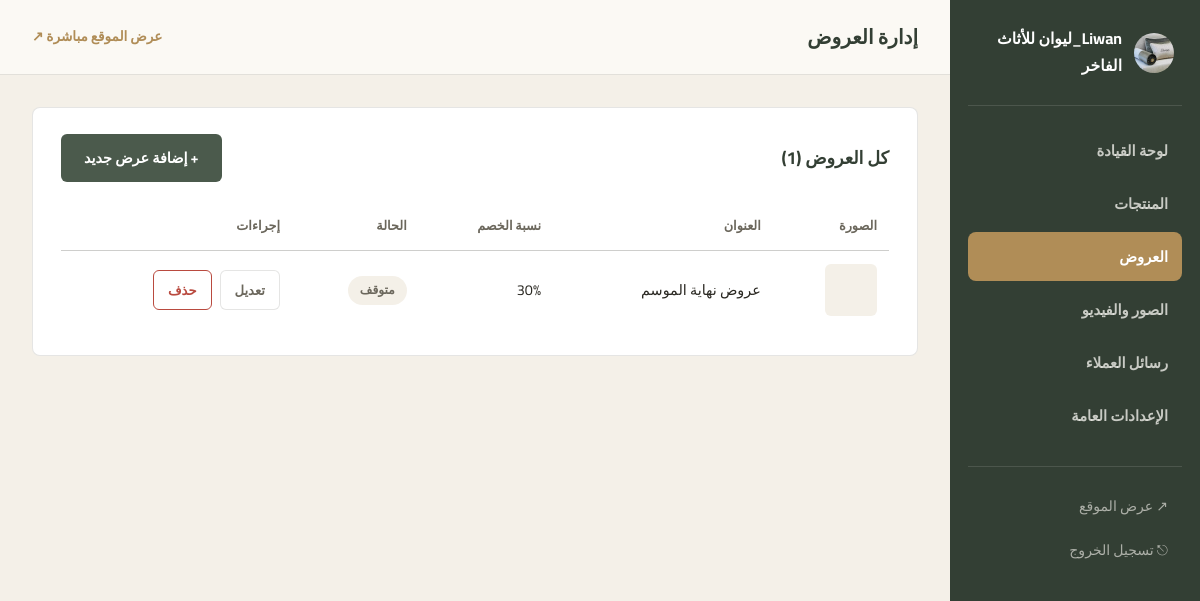
Page /admin/offers (signed in) on the committed database.
### tables this page shows
CREATE TABLE settings (
    id INTEGER PRIMARY KEY CHECK (id = 1),
    site_name TEXT NOT NULL DEFAULT 'ليفان للأثاث الفاخر',
    tagline TEXT NOT NULL DEFAULT 'حيث يلتقي الفخامة بالراحة',
    logo_path TEXT NOT NULL DEFAULT 'images/logo.jpg',
    phone TEXT NOT NULL DEFAULT '0927569139',
    whatsapp_number TEXT NOT NULL DEFAULT '218927569139',
    address TEXT NOT NULL DEFAULT 'طرابلس، ليبيا',
    about_text TEXT NOT NULL DEFAULT 'نقدم أثاثًا فاخرًا مصنوعًا بعناية فائقة من أجود الأقمشة والخامات، لنجعل من منزلك تحفة من الراحة والأناقة.',
    facebook_url TEXT DEFAULT '',
    instagram_url TEXT DEFAULT ''
);

CREATE TABLE offers (
    id INTEGER PRIMARY KEY AUTOINCREMENT,
    title TEXT NOT NULL,
    description TEXT DEFAULT '',
    image_path TEXT DEFAULT '',
    discount_percent INTEGER DEFAULT 0,
    is_active INTEGER DEFAULT 1,
    created_at TEXT DEFAULT (datetime('now'))
);

### app.py (the view)
@app.route("/admin/offers")
@login_required
def admin_offers():
    rows = db.get_db().execute("SELECT * FROM offers ORDER BY created_at DESC").fetchall()
    return render_template("admin/offers.html", offers=rows)

### app.py (called while the page is built)
def get_settings():
    row = db.get_db().execute("SELECT * FROM settings WHERE id = 1").fetchone()
    return row

@app.context_processor
def inject_globals():
    unread = 0
    if session.get("admin_id"):
        unread = db.get_db().execute(
            "SELECT COUNT(*) c FROM messages WHERE is_read = 0"
        ).fetchone()["c"]
    return {"site": get_settings(), "current_year": datetime.now().year, "unread_messages": unread}

def login_required(view):
    @functools.wraps(view)
    def wrapped(*args, **kwargs):
        if not session.get("admin_id"):
            return redirect(url_for("admin_login", next=request.path))
        return view(*args, **kwargs)
    return wrapped

### db.py (called while the page is built)
def get_db():
    if "db" not in g:
        g.db = sqlite3.connect(DATABASE)
        g.db.row_factory = sqlite3.Row
        g.db.execute("PRAGMA foreign_keys = ON")
    return g.db

### templates/admin/offers.html (shortened to what this page needs)
{% extends "admin/base_admin.html" %}
{% block page_title %}إدارة العروض{% endblock %}
{% block admin_content %}
<div class="panel">
  <div class="panel-head">
    <h2>كل العروض ({{ offers|length }})</h2>
    <a href="{{ url_for('admin_offer_new') }}" class="btn btn-primary">+ إضافة عرض جديد</a>
  </div>
  {% if offers %}
  <table>
    <thead>
      <tr><th>الصورة</th><th>العنوان</th><th>نسبة الخصم</th><th>الحالة</th><th>إجراءات</th></tr>
    </thead>
    <tbody>
      {% for o in offers %}
      <tr>
        <td>
          {% if o.image_path %}
            <img class="table-thumb" src="{{ url_for('static', filename=o.image_path) }}" alt="{{ o.title }}">
          {% else %}
            <div class="table-thumb"></div>
          {% endif %}
        </td>
        <td>{{ o.title }}</td>
        <td>{{ o.discount_percent }}%</td>
        <td>
          {% if o.is_active %}<span class="pill pill-success">نشط</span>
          {% else %}<span class="pill pill-muted">متوقف</span>{% endif %}
        </td>
        <td>
          <div class="table-actions">
            <a href="{{ url_for('admin_offer_edit', offer_id=o.id) }}" class="btn btn-outline btn-sm">تعديل</a>
            <form method="POST" action="{{ url_for('admin_offer_delete', offer_id=o.id) }}"
                  onsubmit="return confirm('هل أنت متأكد من حذف هذا العرض؟');">
              <button type="submit" class="btn btn-danger btn-sm">حذف</button>
            </form>
          </div>
        </td>
      </tr>
      {% endfor %}
    </tbody>
  </table>
  {% else %}
  <p style="color:var(--charcoal-soft); text-align:center; padding:30px 0;">لا توجد عروض حاليًا.</p>
  {% endif %}
</div>
{% endblock %}

### templates/admin/base_admin.html (shortened to what this page needs)
<!DOCTYPE html>
<html lang="ar" dir="rtl">
<head>
<link rel="stylesheet" href="{{ url_for('static', filename='css/admin.css') }}">
</head>
<body>
<div class="admin-shell">
  <aside class="sidebar">
    <div class="brand">
      <img src="{{ url_for('static', filename=site.logo_path) }}" alt="{{ site.site_name }}">
      <span>{{ site.site_name }}</span>
    </div>
    <nav class="side-nav">
      <a href="{{ url_for('admin_dashboard') }}" class="{{ 'active' if request.endpoint == 'admin_dashboard' }}">لوحة القيادة</a>
      <a href="{{ url_for('admin_products') }}" class="{{ 'active' if request.endpoint and request.endpoint.startswith('admin_product') }}">المنتجات</a>
      <a href="{{ url_for('admin_offers') }}" class="{{ 'active' if request.endpoint and request.endpoint.startswith('admin_offer') }}">العروض</a>
      <a href="{{ url_for('admin_media') }}" class="{{ 'active' if request.endpoint == 'admin_media' }}">الصور والفيديو</a>
      <a href="{{ url_for('admin_messages') }}" class="{{ 'active' if request.endpoint and request.endpoint.startswith('admin_message') }}">
        رسائل العملاء
      </a>
      <a href="{{ url_for('admin_settings') }}" class="{{ 'active' if request.endpoint and request.endpoint.startswith('admin_settings') }}">الإعدادات العامة</a>
    </nav>
    <div class="sidebar-foot">
      <a href="{{ url_for('index') }}" target="_blank">↗ عرض الموقع</a>
      <a href="{{ url_for('admin_logout') }}">⎋ تسجيل الخروج</a>
    </div>
  </aside>
  <div class="admin-main">
    <div class="admin-topbar">
      <h1>{% block page_title %}لوحة القيادة{% endblock %}</h1>
      <a href="{{ url_for('index') }}" target="_blank" class="view-site">عرض الموقع مباشرة ↗</a>
    </div>
    <div class="admin-content">
      {% block admin_content %}{% endblock %}
    </div>
  </div>
</div>
</body>
</html>

### static/css/admin.css (style rules this page uses)
:root { --sage-deep: #4B5A4C; --sage-darker: #333f34; --ivory: #F4F0E8; --ivory-soft: #FBF9F4; --gold: #B08D57; --charcoal: #2A2822; --charcoal-soft: #6b675c; --line: rgba(42,40,34,.12); --danger: #B94A3F; --success: #2c6b3f; --shadow-soft: 0 14px 34px rgba(42,40,34,.10); --radius: 8px; }
*,*::before,*::after { box-sizing:border-box; }
body { margin:0; font-family: "Cairo", sans-serif; background: var(--ivory); color: var(--charcoal); line-height:1.7; }
a { color:inherit; text-decoration:none; }
button { font-family:inherit; cursor:pointer; }
img { max-width:100%; display:block; }
.admin-shell { display:flex; min-height:100vh; }
.sidebar { width: 250px; background: var(--sage-darker); color: rgba(251,249,244,.85); flex-shrink:0; padding: 26px 18px; position:sticky; top:0; height:100vh; overflow-y:auto; }
.sidebar .brand { display:flex; align-items:center; gap:12px; padding: 0 8px 26px; border-bottom: 1px solid rgba(251,249,244,.12); margin-bottom: 20px; }
.sidebar .brand img { width:40px; height:40px; border-radius:50%; object-fit:cover; }
.sidebar .brand span { font-weight:700; color:#fff; font-size:.98rem; }
.side-nav a { display:flex; align-items:center; gap:12px; padding: 12px 14px; border-radius:8px; font-size:.92rem; font-weight:600; margin-bottom: 4px; color: rgba(251,249,244,.75); }
.side-nav a.active { background: var(--gold); color:#fff; }
.sidebar-foot { margin-top: 26px; padding-top:18px; border-top: 1px solid rgba(251,249,244,.12); }
.sidebar-foot a { display:block; padding: 10px 14px; font-size:.88rem; color: rgba(251,249,244,.6); }
.admin-main { flex:1; min-width:0; }
.admin-topbar { display:flex; align-items:center; justify-content:space-between; padding: 20px 32px; background: var(--ivory-soft); border-bottom:1px solid var(--line); position:sticky; top:0; z-index:10; }
.admin-topbar h1 { font-size: 1.25rem; margin:0; color: var(--sage-darker); }
.admin-topbar .view-site { font-size:.85rem; font-weight:700; color: var(--gold); }
.admin-content { padding: 32px; max-width: 1180px; }
.panel { background:#fff; border:1px solid var(--line); border-radius: var(--radius); padding: 26px 28px; margin-bottom: 26px; }
.panel-head { display:flex; align-items:center; justify-content:space-between; margin-bottom: 20px; flex-wrap:wrap; gap:12px; }
.panel-head h2 { font-size: 1.1rem; margin:0; color: var(--sage-darker); }
.btn { display:inline-flex; align-items:center; gap:8px; justify-content:center; padding: 11px 22px; border-radius:6px; font-weight:700; font-size:.9rem; border: 1px solid transparent; transition: all .15s ease; }
.btn-primary { background: var(--sage-deep); color:#fff; }
.btn-outline { border-color: var(--line); color: var(--charcoal-soft); background:#fff; }
.btn-danger { background:#fff; border-color: var(--danger); color: var(--danger); }
.btn-sm { padding: 7px 14px; font-size:.82rem; }
table { width:100%; border-collapse: collapse; }
th, td { text-align:right; padding: 13px 12px; border-bottom: 1px solid var(--line); font-size:.9rem; }
th { color: var(--charcoal-soft); font-weight:700; font-size:.8rem; }
tr:last-child td { border-bottom:none; }
.table-thumb { width:52px; height:52px; border-radius:6px; object-fit:cover; background: var(--ivory); }
.table-actions { display:flex; gap:8px; justify-content:flex-start; }
.pill { display:inline-block; padding: 4px 12px; border-radius: 20px; font-size:.76rem; font-weight:700; }
.pill-muted { background: var(--ivory); color: var(--charcoal-soft); }

### rows in the picture
settings: logo_path (picture), site_name "Liwan_ليوان للأثاث الفاخر"
offers: title "عروض نهاية الموسم", discount_percent "30", is_active "متوقف"

### other values in the picture
{{ offers|length }} "1"
